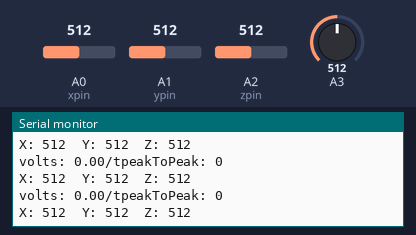
The sketch below on a simulated Arduino Uno, built with avr-gcc and run on an emulated ATmega328P. Shown: the last lines printed to the serial monitor. The test bench sets the inputs (shaded band); at power-on: A0 (xpin) = 512, A1 (ypin) = 512, A2 (zpin) = 512, A3 = 512.

Above: at 4.2 s.
4.3 s: A0 (xpin) set to 104
At 4.53 s:
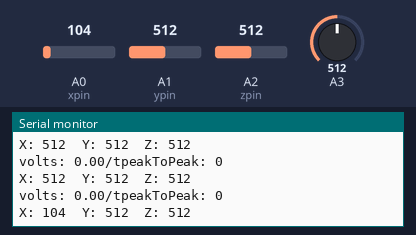
7.3 s: A0 (xpin) set to 93
At 7.41 s:
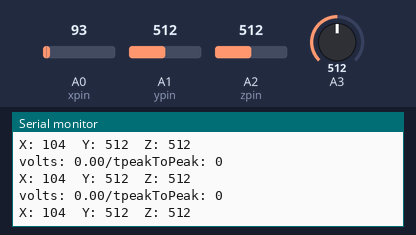
Timing chart, 0 to 10.3 s (numbered marks = the images above; inputs shaded):
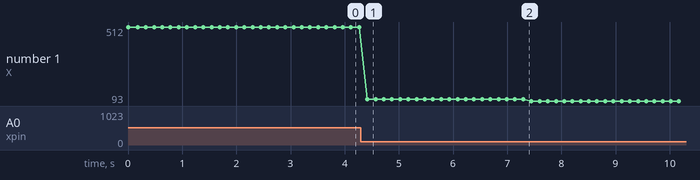

The sketch:

final_ADXL_Sound.ino
```cpp
/*Parts of this code were used from the "Example Sound Level Sketch for the
Adafruit Microphone Amplifier" & "Sparkfun ADXL3xx code"*/

// these constants describe the pins. They won't change:
const int groundpin = 18;             // analog input pin 4 -- ground
const int powerpin = 19;              // analog input pin 5 -- voltage
const int xpin = A0;                  // x-axis of the accelerometer
const int ypin = A1;                  // y-axis
const int zpin = A2;                  // z-axis (only on 3-axis models)

const int sampleWindow = 50; // Sample window width in mS (50 mS = 20Hz)
unsigned int sample;

void setup()
{
  // initialize the serial communications:
  Serial.begin(9600);

}

void loop()
{
// --------------------ADXL------------------------------------
  // print the sensor values:
  Serial.print("X: ");
  Serial.print(analogRead(xpin));
  // print a tab between values:
  Serial.print("\t");
  Serial.print("Y: ");
  Serial.print(analogRead(ypin));
  // print a tab between values:
  Serial.print("\t");
  Serial.print("Z: ");
  Serial.print(analogRead(zpin));
  Serial.println();
  // delay before next reading:
  delay(100);

  //--------------------AMP----------------------------------------
  unsigned long startMillis= millis();  // Start of sample window
  unsigned int peakToPeak = 0;   // peak-to-peak level

  unsigned int signalMax = 0;
  unsigned int signalMin = 1024;

  // collect data for 50 mS
  while (millis() - startMillis < sampleWindow)
  {
    sample = analogRead(3);
    if (sample < 1024)  // toss out spurious readings
    {
      if (sample > signalMax)
      {
        signalMax = sample;  // save just the max levels
      }
      else if (sample < signalMin)
      {
        signalMin = sample;  // save just the min levels
      }
    }
  }
  peakToPeak = signalMax - signalMin;  // max - min = peak-peak amplitude
  double volts = (peakToPeak * 3.3) / 1024;  // convert to volts

  Serial.print("volts: ");
  Serial.print(volts);
  Serial.print("/t");
  Serial.print("peakToPeak: ");
  Serial.println(peakToPeak);
}
```

Measured:
- after the input at 4.3 s, the serial monitor: prints a new line after 0.12 s (image 1)
- plotted number 1: 512 → 104 after the input at 4.3 s, 104 → 93 after the input at 7.3 s
